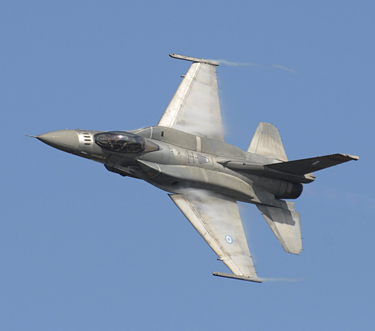
#> input picture data/plane.bmp, 375 x 331 px
$ python harris_corner_detector.py
#> lines starting #> are read from the running program, lines starting #| are printed output that depends on the picture; after the words box and inside, x2 and y2 are one past the last pixel; in counts of white or black regions, pixels touching at a corner belong together
import numpy as np
import matplotlib.pyplot as plt
import matplotlib.image as mpimg
from scipy import ndimage

# Function to do convolution of input image with sobel filter to smoothen the image and finding gradients
def convolveWithGaussianDerivative(img):
  Kx = np.array([[-1, 0, 1], [-2, 0, 2], [-1, 0, 1]], np.float32)
  Ky = np.array([[1, 2, 1], [0, 0, 0], [-1, -2, -1]], np.float32)

  Ix = ndimage.filters.convolve(img, Kx)
  Iy = ndimage.filters.convolve(img, Ky)

  return Ix, Iy

# Function to determine R score for each pixel
def findRScore(img, Iy, Ix, m, k):
    Ixx = Ix**2
    Ixy = Iy*Ix
    Iyy = Iy**2
    height, width = img.shape[0], img.shape[1]

    r_mat = np.zeros([height, width],dtype='float64')

    for y in range(m, height-m):
        for x in range(m, width-m):
            Kxx = Ixx[y-m:y+m+1, x-m:x+m+1]
            Kxy = Ixy[y-m:y+m+1, x-m:x+m+1]
            Kyy = Iyy[y-m:y+m+1, x-m:x+m+1]
            Sxx = Kxx.sum()
            Sxy = Kxy.sum()
            Syy = Kyy.sum()

            det = (Sxx * Syy) - (Sxy**2)
            trace = Sxx + Syy
            r = det - k*(trace**2)
            r_mat[y][x] = r
    return r_mat

# Function to detect corners based on threshold values and r score
def findCorners(img, r_mat):
  corner_list = []
  T = 0.01*r_mat.max()
  for y in range(img.shape[0]):
    for x in range(img.shape[1]):
      if r_mat[y][x] > T:
        corner_list.append([r_mat[y][x], y, x])
  return corner_list

#Funcion to return neighbours of a pixel present in the corners list
def getIndecies(corner_list, y, x):
  ind_list = []
  for i in range(len(corner_list)):
    if corner_list[i][1] != -1:
      if abs(corner_list[i][1] - y) < 3 and abs(corner_list[i][2] - x) < 3:
        ind_list.append(i)
  return ind_list

#Function to non-maximum suppression
def nonMaximalSuppression(corner_list):
  final_corner_list = []
  sorted_ind = np.argsort(np.array(corner_list)[:,0])
  for i in range(len(sorted_ind)):
    if corner_list[sorted_ind[i]][1] != -1:
      y = corner_list[sorted_ind[i]][1]
      x = corner_list[sorted_ind[i]][2]
      final_corner_list.append([corner_list[sorted_ind[i]][0],int(y),int(x)])
      corner_list[sorted_ind[i]][1] = -1
      corner_list[sorted_ind[i]][2] = -1
      ind_list = getIndecies(corner_list, y, x)
      for j in range(len(ind_list)):
        corner_list[ind_list[j]][1] = -1
        corner_list[ind_list[j]][2] = -1
  return final_corner_list

# Function to highlight corners in the input image
def getCornerImg(img, corner_list):
  out1 = np.zeros(img.shape,img.dtype)
  out2 = img.copy()

  for i in range(len(corner_list)):
    y = corner_list[i][1]
    x = corner_list[i][2]
    out1[y][x][0] = 1.0
    out1[y][x][1] = 1.0
    out1[y][x][2] = 1.0
    out2[y][x][0] = 1.0
    out2[y][x][1] = 0.0
    out2[y][x][2] = 0.0

  return out1, out2

input_img = 'plane' # Input image name
img = mpimg.imread('data/'+input_img+'.bmp').astype('float32')/255.0 #Read Image and convert to float
#plt.imshow(img)

Ix, Iy = convolveWithGaussianDerivative((np.dot(img[...,:3], [0.299, 0.587, 0.114])).astype('float32'))
#> in convolveWithGaussianDerivative, `Iy = ndimage.filters.convolve(img, Ky)`:
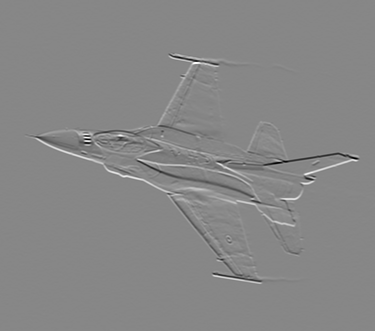
#> Iy: shape (331, 375) float32; min -2.81, max 2.5, mean 0.000586; drawn with min black and max white

r_mat = findRScore(img, Ix, Iy, m=4, k=0.04)
#> in findRScore, `Ixy = Iy*Ix`:
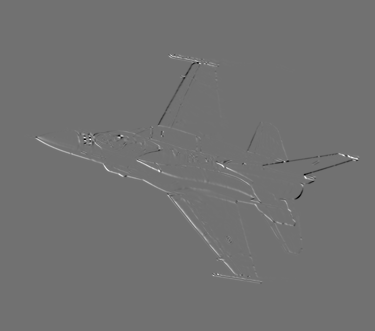
#> Ixy: shape (331, 375) float32; min -1.91, max 2.36, mean 0.0059; drawn with min black and max white
temp = r_mat/r_mat.max()

plt.imsave('output/corner_detection/'+input_img+'_R_Value.jpg',temp,cmap=plt.get_cmap('gray'))

corner_list = findCorners(img, r_mat)
#> in findCorners, `T = 0.01*r_mat.max()`: T = 77.1
#> after the loop in findCorners, `for y in range(img.shape[0]):`: corner_list = 2355 items, first 6: [78.03, 52, 170], [98.88, 52, 171], [110.5, 52, 172], [89.79, 52, 173], [93.58, 53, 170], [119.2, 53, 171]
corner_list_final = nonMaximalSuppression(np.copy(corner_list))
#> in nonMaximalSuppression, `sorted_ind = np.argsort(np.array(corner_list)[:,0])`: sorted_ind = 2355 values, max 2354 at index 301, min 0 at index 24, mean 1177
#> the loop in nonMaximalSuppression, `for i in range(len(sorted_ind)):` made 2355 passes
#> (y, x, ind_list) on passes 3, 4, 5, 6, 8, 11, 12, 13, 14: (132, 77, [315, 342, 343, 379, 380, 381, 382, 421, 422, 423, 424, 425]), (200, 297, [1936, 1937, 1938, 1939, 1974, 1975, 1976, 2007, 2008]), (255, 224, [2227, 2228, 2236, 2237, 2238, 2245, 2246, 2247]), (165, 231, [1307, 1308, 1336, 1337, 1338, 1360, 1361, 1390]), (78, 187, [197, 198, 199, 205, 206, 207, 213, 214, 222, 223, 229, 230]), (161, 229, [1182, 1183, 1229, 1230, 1272, 1273, 1274, 1305, 1306]), (221, 297, [2144, 2145]), (150, 199, [957, 958, 968, 969, 970, 971, 981, 982]), (137, 40, [465, 516, 517, 569, 570, 625, 626, 674, 675])
#> (y, x) on passes 1, 2, 7, 9, 23, 42: (201, 180), (148, 163), (224, 297), (164, 105), (193, 174), (161, 213)
#> after the loop in nonMaximalSuppression, `for i in range(len(sorted_ind)):`: corner_list = 2355 rows, first 8: [78.03, -1, -1], [98.88, -1, -1], [110.5, -1, -1], [89.79, -1, -1], [93.58, -1, -1], [119.2, -1, -1], [139, -1, -1], [111.7, -1, -1]; final_corner_list = 292 items, first 6: [77.12, 201, 180], [77.13, 148, 163], [77.15, 132, 77], [77.17, 200, 297], [77.19, 255, 224], [77.23, 165, 231]
#> corner_list_final has the same summary as final_corner_list in nonMaximalSuppression
print('Corner pixel detected : ' + str(len(corner_list)))
#| Corner pixel detected : 2355
print('Corner pixel after NMS : ' + str(len(corner_list_final)))
#| Corner pixel after NMS : 292

out1, out2 = getCornerImg(img,corner_list)
#> the loop in getCornerImg, `for i in range(len(corner_list)):` made 2355 passes
#> (y, x) on passes 1 to 3: (52, 170), (52, 171), (52, 172)
#> after the loop in getCornerImg, `for i in range(len(corner_list)):`:
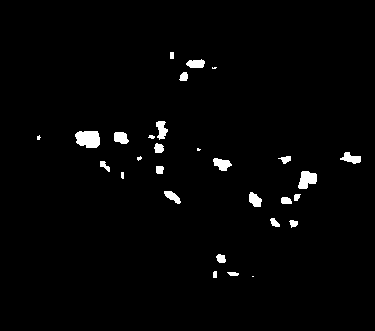
#> out1: shape (331, 375, 3) float32; values 0 (black) and 1 (white), 1.9% white; 29 white regions (5 under 20 px), largest, box (x1, y1, x2, y2) and area: (75, 131, 100, 148) 359, (298, 171, 317, 189) 243, (213, 158, 232, 171) 158
#> after the loop in getCornerImg, `for i in range(len(corner_list)):`:
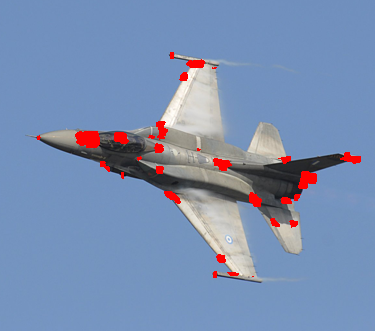
#> out2: shape (331, 375, 3) float32; mean R, G, B 0.479, 0.559, 0.697
plt.imsave('output/corner_detection/'+input_img+'_corner_points.jpg',out1)
plt.imsave('output/corner_detection/'+input_img+'_corners.jpg',out2)
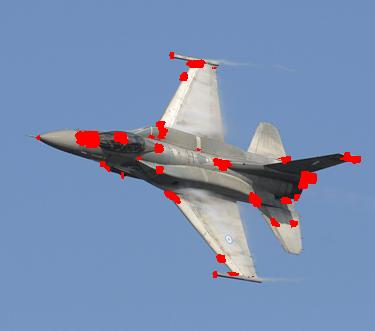
#> saved as plane_corners.jpg: shape (331, 375, 3); mean R, G, B 122.1, 142.5, 177.8

out1, out2 = getCornerImg(img,corner_list_final)
#> the loop in getCornerImg (call 2), `for i in range(len(corner_list)):` made 292 passes
#> (y, x) on passes 1 to 3: (201, 180), (148, 163), (132, 77)
#> after the loop in getCornerImg (call 2), `for i in range(len(corner_list)):`: out1: shape (331, 375, 3) float32; values 0 (black) and 1 (white), 0.24% white in thin lines or dots, all inside (x1, y1, x2, y2) = (37, 52, 361, 278)
#> after the loop in getCornerImg (call 2), `for i in range(len(corner_list)):`:
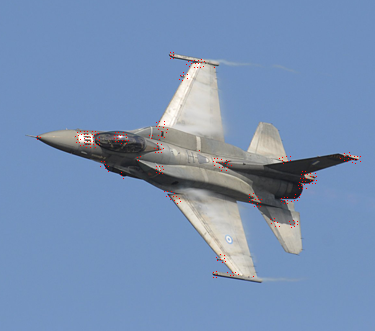
#> out2: shape (331, 375, 3) float32; mean R, G, B 0.47, 0.568, 0.705
plt.imsave('output/corner_detection/'+input_img+'_corner_points_final.jpg',out1)
plt.imsave('output/corner_detection/'+input_img+'_corners_final.jpg',out2)
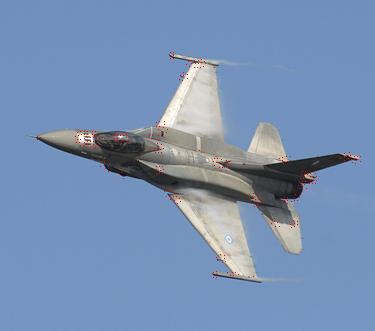
#> saved as plane_corners_final.jpg: shape (331, 375, 3); mean R, G, B 120.1, 144.6, 180
